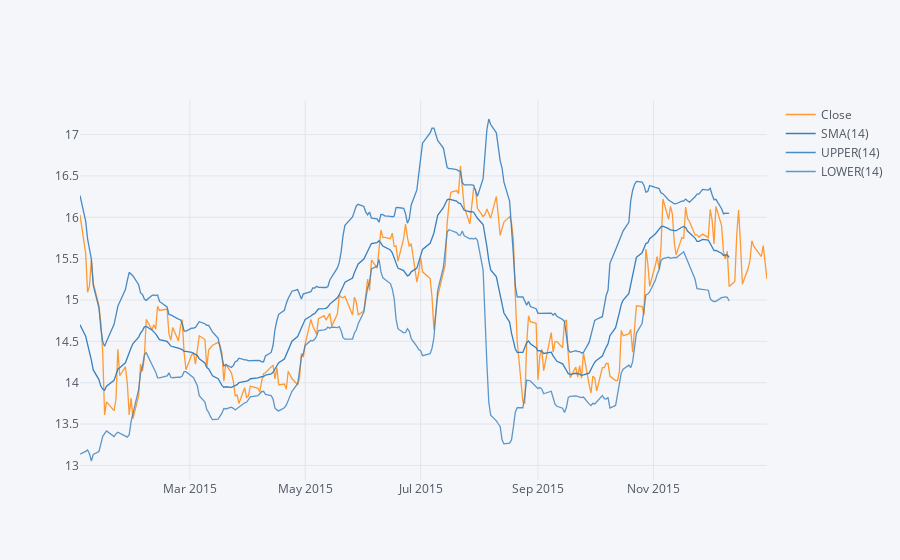

Notebook source saved alongside this figure:
### Markdown cell above
**Use .ta_plot(study='boll') to create a Bollinger Band Plot for Bank of America for the year 2015.**

### Code cell
BAC['Close'].xs(key='2015', axis=0).ta_plot(study='boll')

### Figure 1 — Plotly figure (JSON) as saved in the notebook; plotly's stock layout.template omitted (floating-point values rounded to 4 significant figures; data arrays with more than 128 entries replaced by an {"elided": "..."} marker saying what was removed)
{"data": [{"line": {"color": "rgba(255, 153, 51, 1.0)", "dash": "solid", "shape": "linear", "width": 1.3}, "mode": "lines", "name": "Close", "text": "", "type": "scatter", "x": {"elided": "252 str values"}, "y": {"elided": "252 float values"}}, {"line": {"color": "rgba(55, 128, 191, 1.0)", "dash": "solid", "shape": "linear", "width": 1.3}, "mode": "lines", "name": "SMA(14)", "text": "", "type": "scatter", "x": {"elided": "252 str values"}, "y": {"elided": "252 mixed values"}}, {"line": {"color": "rgba(55, 128, 191, 0.8999999999999999)", "dash": "solid", "shape": "linear", "width": 1.3}, "mode": "lines", "name": "UPPER(14)", "text": "", "type": "scatter", "x": {"elided": "252 str values"}, "y": {"elided": "252 mixed values"}}, {"line": {"color": "rgba(55, 128, 191, 0.7999999999999998)", "dash": "solid", "shape": "linear", "width": 1.3}, "mode": "lines", "name": "LOWER(14)", "text": "", "type": "scatter", "x": {"elided": "252 str values"}, "y": {"elided": "252 mixed values"}}], "layout": {"legend": {"bgcolor": "#F5F6F9", "font": {"color": "#4D5663"}}, "paper_bgcolor": "#F5F6F9", "plot_bgcolor": "#F5F6F9", "title": {"font": {"color": "#4D5663"}}, "xaxis": {"gridcolor": "#E1E5ED", "showgrid": true, "tickfont": {"color": "#4D5663"}, "title": {"font": {"color": "#4D5663"}, "text": ""}, "zerolinecolor": "#E1E5ED"}, "yaxis": {"gridcolor": "#E1E5ED", "showgrid": true, "tickfont": {"color": "#4D5663"}, "title": {"font": {"color": "#4D5663"}, "text": ""}, "zerolinecolor": "#E1E5ED"}}}
